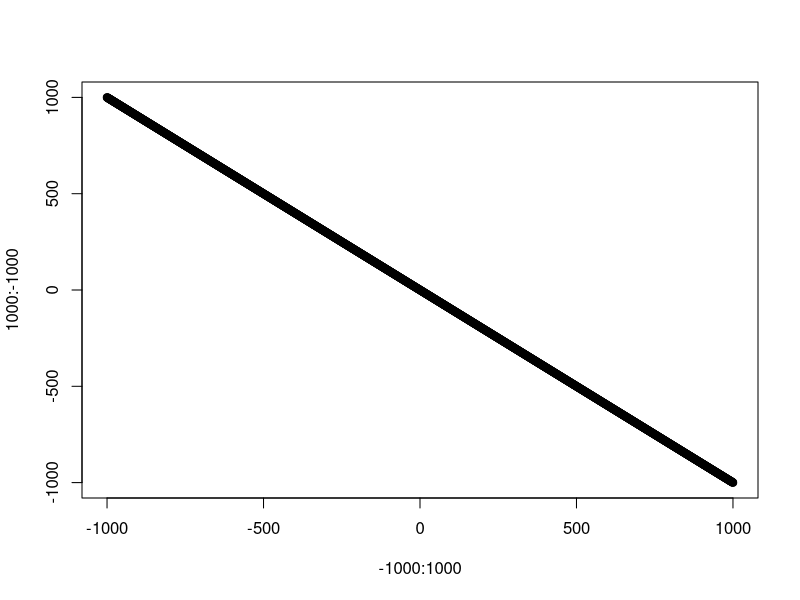
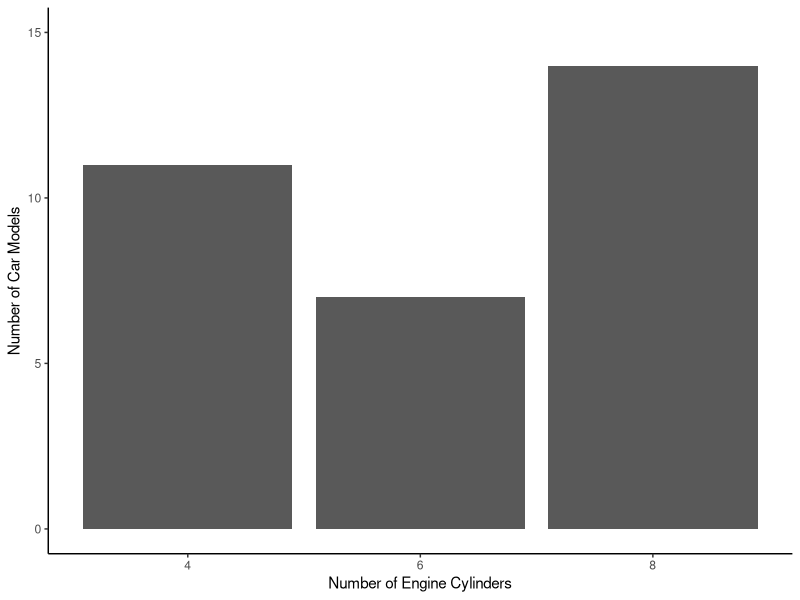
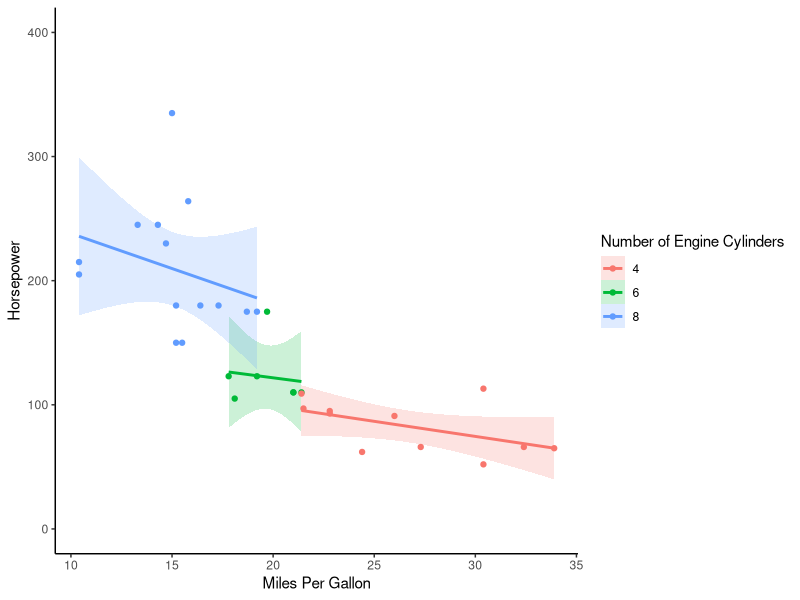

The R source for these figures, in order:
## ---- chunk 1
# This is a code chunk that works just like a typical R script.

# Use hash-tags for comments for specific commands/lines of code. Try to keep 
# general comments or headers outside of code chunks as Markdown text.

print("Otherwise, whatever is in a code chunk will be run as code")

warning("To run a line of code, click-select a line of code and hit Control/Command + Enter. To run a whole code chunk, click on the little green triangle in the top-right corner of the code chunk.")
## ---- chunk 2
#| echo: false

plot(-1000:1000, 1000:-1000)
## ---- chunk 3
2 + 3   # Addition
2 - 3   # Subtraction
2 * 3   # Multiplication
2 / 3   # Division
2 ^ 3   # Exponentiation


-2--3
-2 - -3 # This is identical, but easier to read 
## ---- chunk 4
2 < 3
2 > 3
2 <= 3
2 == 2  
2 != 2
## ---- chunk 5
a <- 1 
b <- 4 # One command per line is the typical (and good) style
## ---- chunk 6
a
b
## ---- chunk 7
#whatever 
## ---- chunk 8
a + b 
a * b 

c <- a + b
c 
## ---- chunk 9
b <- "Hello World!"
b

# a <- Hello World!
## ---- chunk 10
class(a)
class(b) 
## ---- chunk 11
class(3L)
class(TRUE)
class(factor(c("R","RMarkdown","Quarto")))
## ---- chunk 12
vec_1 <- c(1,3,5)
## ---- chunk 13
vec_2 <- c(1,"text",5)
# What is the data type of vec_2?
class(vec_2)
## ---- chunk 14
vec_1
vec_1 + 2
vec_1 > 3
vec_1 + vec_1
## ---- chunk 15
library(tidyverse)

d <- mtcars

d |> mutate(cyl = factor(cyl)) |> 
     ggplot(aes(x = cyl)) + 
        geom_bar() +
        theme_classic() +
        scale_x_discrete(drop = FALSE) +
        labs(x = "Number of Engine Cylinders",
             y = "Number of Car Models") + 
        coord_cartesian(ylim = c(0,15))

d |> mutate(cyl = factor(cyl)) |> 
     ggplot(aes(x = mpg, y = hp, 
                color = cyl, fill = cyl)) + 
        geom_smooth(method = "lm", alpha = .2) +
        geom_point() +
        theme_classic() +
        labs(x = "Miles Per Gallon",
             y = "Horsepower",
             color = "Number of Engine Cylinders",
             fill = "Number of Engine Cylinders") + 
        coord_cartesian(ylim = c(0, 400))
## ---- chunk 16
options(conflicts.policy = "depends.ok")
## ---- chunk 17
library(tidyverse)
## ---- chunk 18
getwd()
path_data <- "g_e_study_2024/data"
## ---- chunk 19
#| output: false # This tells R not to print the output of this code chunk

options(conflicts.policy = "depends.ok")
library(tidyverse)

path_data <- "g_e_study_2024/data"
